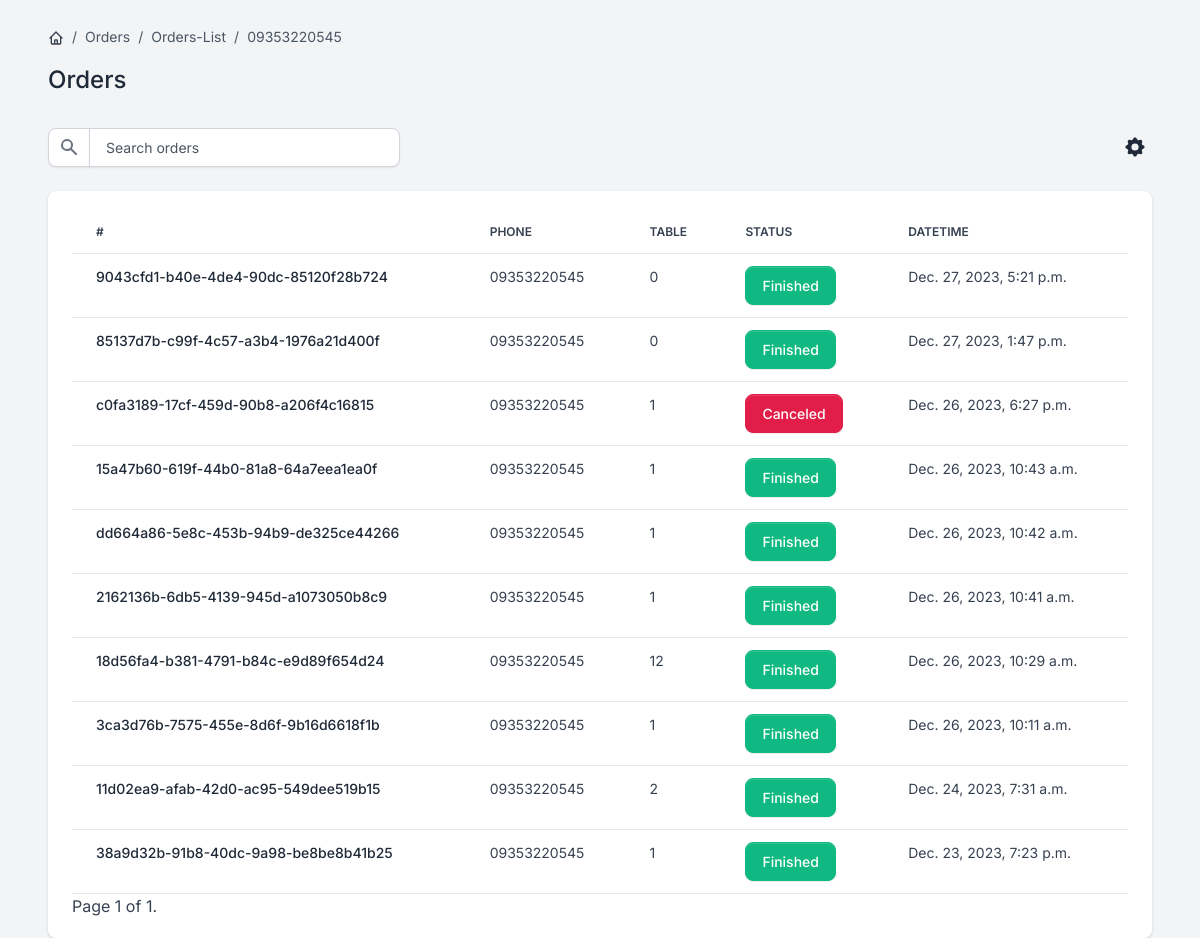
Screenshot of /orders/orders/09353220545 with the database file from the repository.
### order/models.py (models this page shows, shortened)
class Order(BaseModel):
    status_fields = [("W", "Waiting"),
                     ("C", "Canceled"),
                     ("P", "Preparation"),
                     ("T", "Transmission"),
                     ("F", "Finished")]
    customer_phone = models.CharField(max_length=100, blank=True, null=True)
    id = models.UUIDField(primary_key=True, default=uuid.uuid4)
    status = models.CharField(max_length=1, choices=status_fields, default='W')
    table = models.ForeignKey(Table, on_delete=models.SET_NULL, null=True, related_name='orders')
    class Meta:
        ordering = ['-created_at']
        indexes = [
            models.Index(fields=['-created_at']),
        ]

### tables/models.py (models this page shows, shortened)
class Table(BaseModel):
    status_fields = [("R", "Reserved"), ("E", "Empty"), ("F", "Full"), ("T", "TakeAway")]
    number = models.PositiveIntegerField()
    status = models.CharField(max_length=1, choices=status_fields, default='E')

### order/views.py (the view)
# urls.py: path('orders/<str:phone>', views.ListOrderPhoneView.as_view(), name='phone-orders'),
class ListOrderPhoneView(View):
    template_name = 'Order_ListPhoneOrder.html'
    paginate_by = 10
    def get(self, request, phone):
        phone = str(phone)
        orders = Order.objects.filter(customer_phone=phone).select_related('table').order_by('-created_at')
        paginator = Paginator(orders, self.paginate_by)
        page = request.GET.get('page')
        try:
            orders = paginator.page(page)
        except PageNotAnInteger:
            orders = paginator.page(1)
        except EmptyPage:
            orders = paginator.page(paginator.num_pages)
        return render(request, self.template_name, {'user_order': orders, 'phone': phone})

### core/models.py (called while the page is built)
    def get_queryset(self):
        return super().get_queryset().filter(deleted_at__isnull=True)

### templates/Order_ListPhoneOrder.html (shortened to what this page needs)
{% extends "base.html" %}
{% block content %}
  <div class="d-flex justify-content-between flex-wrap flex-md-nowrap align-items-center py-4 mx-5">
      <div class="d-block mb-4 mb-md-0">
          <nav aria-label="breadcrumb" class="d-none d-md-inline-block">
              <ol class="breadcrumb breadcrumb-dark breadcrumb-transparent">
                  <li class="breadcrumb-item">
                      <a href="{% url 'core:home' %}">
                      </a>
                  </li>
                  <li class="breadcrumb-item active" aria-current="page">Orders</li>
                  <li class="breadcrumb-item active" aria-current="page">Orders-List</li>
                  <li class="breadcrumb-item active" aria-current="page">{{ phone }}</li>
              </ol>
          </nav>
          <h2 class="h4">Orders</h2>
      </div>
  </div>
  <div class="table-settings mb-4 mx-5">
      <div class="row align-items-center justify-content-between">
          <div class="col col-md-6 col-lg-3 col-xl-4">
              <div class="input-group me-2 me-lg-3 fmxw-400">
                  <span class="input-group-text">
                  </span>
                  <input type="text" class="form-control" placeholder="Search orders">
              </div>
          </div>
          <div class="col-4 col-md-2 col-xl-1 ps-md-0 text-end">
              <div class="dropdown">
                  <button class="btn btn-link text-dark dropdown-toggle dropdown-toggle-split m-0 p-1" data-bs-toggle="dropdown" aria-haspopup="true" aria-expanded="false">
                  </button>
              </div>
          </div>
      </div>
  </div>
  <div class="card card-body border-0 shadow table-wrapper table-responsive mx-5">
      <table class="table table-hover">
          <thead>
              <tr>
                  <th class="border-gray-200">#</th>
                  <th class="border-gray-200">Phone</th>
                  <th class="border-gray-200">Table</th>
                  <th class="border-gray-200">Status</th>
                  <th class="border-gray-200">DateTime</th>
              </tr>
          </thead>
          <tbody>
                  {% for order in user_order %}
                <tr>
                  <td>
                      <a href="{% url 'order:order-detail' order.id %}" class="fw-bold text-sm-start">
                          {{ order.id }}
                      </a>
                  </td>
                  <td>
                      <span class="fw-normal">{{ order.customer_phone }}</span>
                  </td>
                  <td><span class="fw-normal">{{ order.table.number}}</span></td>
                    {% if order.status == "F" %}
                        <td><span class="text-white btn btn-success">{{ order.get_status_display }}</span></td>
                    {% elif order.status == "C" %}
                        <td><span class="text-white btn btn-danger">{{ order.get_status_display }}</span></td>
                    {% elif order.status == "P" %}
                        <td><span class="text-white btn btn-tertiary">{{ order.get_status_display }}</span></td>
                    {% elif order.status == "T" %}
                        <td><span class="text-white btn btn-gray-700">{{ order.get_status_display }}</span></td>
                    {% elif order.status == "W" %}
                        <td><span class="text-white btn btn-info">{{ order.get_status_display }}</span></td>
                    {% endif %}
                <td><span class="fw-normal">{{ order.created_at }}</span></td>
              </tr>
          {% endfor %}
          </tbody>
      </table>
<div>
    <span>
        Page {{ user_order.number }} of {{ user_order.paginator.num_pages }}.
    </span>
</div>
  </div>
{% endblock content %}

### rows the page displays
Order: id "9043cfd1-b40e-4de4-90dc-85120f28b724", customer_phone "09353220545", table.number "0", status "Finished", created_at "Dec. 27, 2023, 5:21 p.m."
Order: id "85137d7b-c99f-4c57-a3b4-1976a21d400f", customer_phone "09353220545", table.number "0", status "Finished", created_at "Dec. 27, 2023, 1:47 p.m."
Order: id "c0fa3189-17cf-459d-90b8-a206f4c16815", customer_phone "09353220545", table.number "1", status "Canceled", created_at "Dec. 26, 2023, 6:27 p.m."
Order: id "15a47b60-619f-44b0-81a8-64a7eea1ea0f", customer_phone "09353220545", table.number "1", status "Finished", created_at "Dec. 26, 2023, 10:43 a.m."
Order: id "dd664a86-5e8c-453b-94b9-de325ce44266", customer_phone "09353220545", table.number "1", status "Finished", created_at "Dec. 26, 2023, 10:42 a.m."
Order: id "2162136b-6db5-4139-945d-a1073050b8c9", customer_phone "09353220545", table.number "1", status "Finished", created_at "Dec. 26, 2023, 10:41 a.m."
Order: id "18d56fa4-b381-4791-b84c-e9d89f654d24", customer_phone "09353220545", table.number "12", status "Finished", created_at "Dec. 26, 2023, 10:29 a.m."
Order: id "3ca3d76b-7575-455e-8d6f-9b16d6618f1b", customer_phone "09353220545", table.number "1", status "Finished", created_at "Dec. 26, 2023, 10:11 a.m."
Order: id "11d02ea9-afab-42d0-ac95-549dee519b15", customer_phone "09353220545", table.number "2", status "Finished", created_at "Dec. 24, 2023, 7:31 a.m."
Order: id "38a9d32b-91b8-40dc-9a98-be8be8b41b25", customer_phone "09353220545", table.number "1", status "Finished", created_at "Dec. 23, 2023, 7:23 p.m."

### other values shown
{{ phone }} "09353220545"
{{ user_order.number }} "1"
{{ user_order.paginator.num_pages }} "1"
